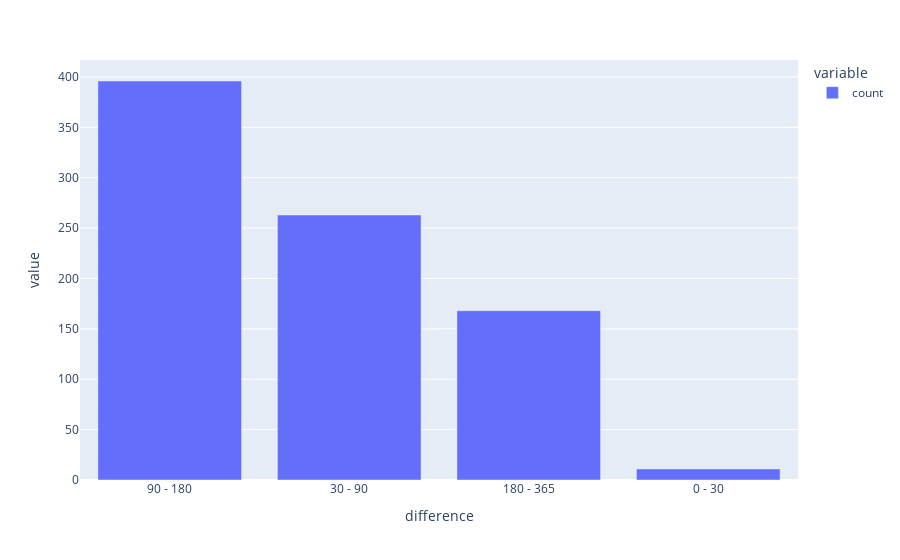

The code cell stored with this chart in its notebook:
### Code cell
#sns.barplot(binned_first.value_counts())
px.bar(binned_first.value_counts())

### Figure 1 — Plotly figure (JSON) as saved in the notebook; plotly's stock layout.template omitted (floating-point values rounded to 4 significant figures)
{"data": [{"alignmentgroup": "True", "hovertemplate": "variable=count<br>difference=%{x}<br>value=%{y}<extra></extra>", "legendgroup": "count", "marker": {"color": "#636efa", "pattern": {"shape": ""}}, "name": "count", "offsetgroup": "count", "orientation": "v", "showlegend": true, "textposition": "auto", "type": "bar", "x": ["90 - 180", "30 - 90", "180 - 365", "0 - 30"], "xaxis": "x", "y": [396, 263, 168, 11], "yaxis": "y"}], "layout": {"barmode": "relative", "legend": {"title": {"text": "variable"}, "tracegroupgap": 0}, "margin": {"t": 60}, "xaxis": {"anchor": "y", "domain": [0, 1], "title": {"text": "difference"}}, "yaxis": {"anchor": "x", "domain": [0, 1], "title": {"text": "value"}}}}
